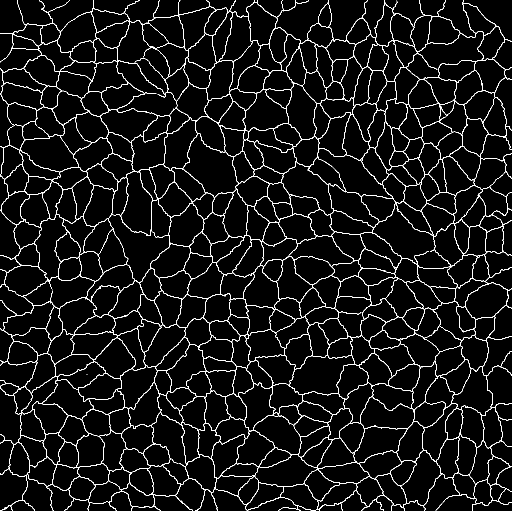
#> input picture data/raw/field104_endothelial_junctions_annotator1.tif, 1024 x 1022 px (shown at 1/2 size)
$ python compare_annotations.py
#> lines starting #> are read from the running program, lines starting #| are printed output that depends on the picture; after the words box and inside, x2 and y2 are one past the last pixel; in counts of white or black regions, pixels touching at a corner belong together
"""Turn the two annotators' PECAM outlines into cell instances and compare them with Cellpose-on-predicted-PECAM."""
import numpy as np
import tifffile
from scipy import ndimage as ndi
from skimage.measure import label
from skimage.segmentation import clear_border, expand_labels

from common.paths import RAW as U
a1 = tifffile.imread(U + "field104_endothelial_junctions_annotator1.tif") > 0
#> a1: shape (1022, 1024) bool; 5.4% white in thin lines or dots
a2 = tifffile.imread(U + "field104_endothelial_junctions_annotator2.tif") > 0
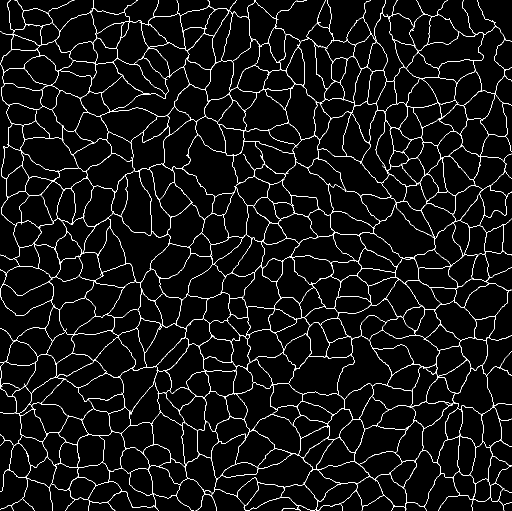
#> input picture data/raw/field104_endothelial_junctions_annotator2.tif, 1024 x 1022 px (shown at 1/2 size)
#> a2: shape (1022, 1024) bool; 4.4% white in thin lines or dots
cp = tifffile.imread(U + "field104_pix2pix_pecam1_cellpose_cell_labels.tif")[1:1023].astype(int)   # Cellpose on predicted PECAM (row 0 = padding)
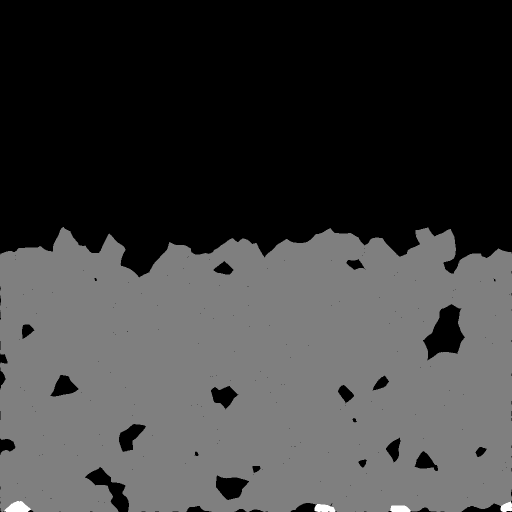
#> input picture data/raw/field104_pix2pix_pecam1_cellpose_cell_labels.tif, 1024 x 1024 px (shown at 1/2 size)
#> cp: shape (1022, 1024) int64; 516 distinct labels, from 0 to 515


def lines_to_cells(lines):
    lab = label(~lines, connectivity=1)          # regions enclosed by the drawn lines
#> lab: shape (1022, 1024) int32; 487 distinct labels, from 0 to 486
    lab = expand_labels(lab, 2)                  # give the line pixels back to the neighbouring cells
#> lab: shape (1022, 1024) int32; 486 distinct labels, from 1 to 486
    lab = clear_border(lab)                      # drop cells cut by the image edge
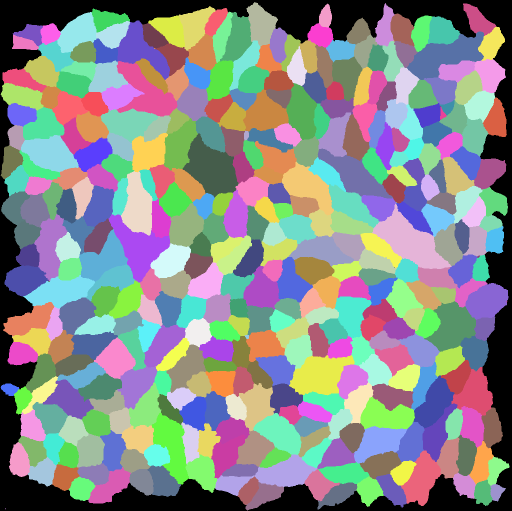
#> lab: shape (1022, 1024) int32 (shown at 1/2 size); 399 distinct labels, from 0 to 485; one colour per label, 0 black
    sizes = np.bincount(lab.ravel())
#> sizes = 486 values, max 127065 at index 0, min 0 at index 1, mean 2153.3
    small = np.isin(lab, np.where(sizes < 150)[0])  # drop slivers between double-drawn lines (< 63 um^2)
#> small: shape (1022, 1024) bool; 0.01% white; 16 white regions (15 under 20 px), largest, box (x1, y1, x2, y2) and area: (489, 669, 498, 678) 56
    lab[small] = 0
#> lab: shape (1022, 1024) int32; 383 distinct labels, from 0 to 463
    return lab


def match(gt, pr, thr=0.5):
    """Greedy one-to-one matching on IoU; returns TP, FP, FN, F1, mean IoU of matches."""
    g_ids, p_ids = np.unique(gt[gt > 0]), np.unique(pr[pr > 0])
    pairs = {}
    m = (gt > 0) & (pr > 0)
    for g, p in zip(gt[m], pr[m]):
        pairs[(g, p)] = pairs.get((g, p), 0) + 1
    ga = dict(zip(*np.unique(gt[gt > 0], return_counts=True)))
    pa = dict(zip(*np.unique(pr[pr > 0], return_counts=True)))
    ious = sorted(((inter / (ga[g] + pa[p] - inter), g, p) for (g, p), inter in pairs.items()), reverse=True)
    used_g, used_p, matched = set(), set(), []
    for iou, g, p in ious:
        if iou < thr:
            break
        if g not in used_g and p not in used_p:
            used_g.add(g); used_p.add(p); matched.append(iou)
    tp = len(matched); fp = len(p_ids) - tp; fn = len(g_ids) - tp
    return tp, fp, fn, 2 * tp / (2 * tp + fp + fn), float(np.mean(matched)) if matched else 0.0


L1, L2 = lines_to_cells(a1), lines_to_cells(a2)
#> in lines_to_cells (call 2), `lab = label(~lines, connectivity=1)`: lab: shape (1022, 1024) int32; 492 distinct labels, from 0 to 491
#> in lines_to_cells (call 2), `lab = expand_labels(lab, 2)`:
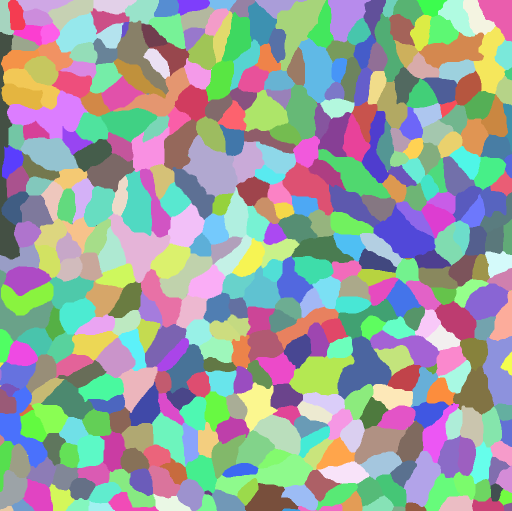
#> lab: shape (1022, 1024) int32 (shown at 1/2 size); 491 distinct labels, from 1 to 491; one colour per label, 0 black
#> in lines_to_cells (call 2), `lab = clear_border(lab)`:
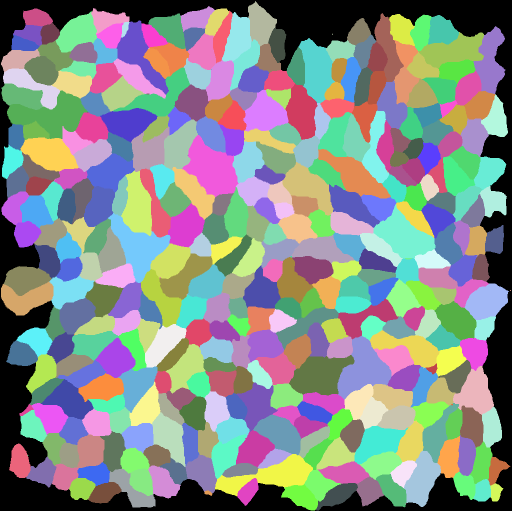
#> lab: shape (1022, 1024) int32 (shown at 1/2 size); 416 distinct labels, from 0 to 487; one colour per label, 0 black
#> in lines_to_cells (call 2), `sizes = np.bincount(lab.ravel())`: sizes = 488 values, max 135219 at index 0, min 0 at index 1, mean 2144.5
#> in lines_to_cells (call 2), `small = np.isin(lab, np.where(sizes < 150)[0])`: small: shape (1022, 1024) bool; 0.03% white; 44 white regions (42 under 20 px), largest, box (x1, y1, x2, y2) and area: (409, 981, 425, 992) 109, (810, 516, 824, 519) 35
#> in lines_to_cells (call 2), `lab[small] = 0`: lab: shape (1022, 1024) int32; 370 distinct labels, from 0 to 471
CP = clear_border(cp.copy())
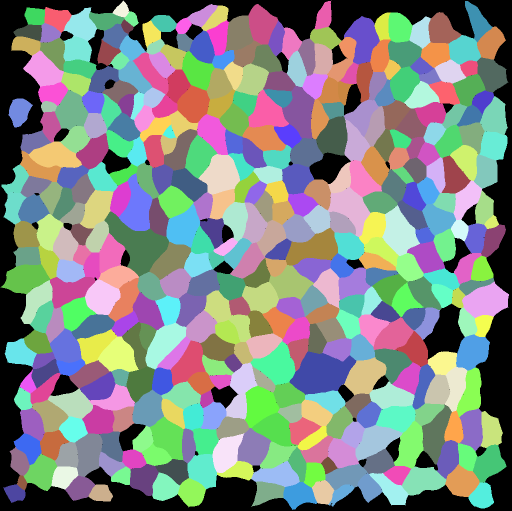
#> CP: shape (1022, 1024) int64 (shown at 1/2 size); 431 distinct labels, from 0 to 496; one colour per label, 0 black
# compare only where both annotators drew cells (their annotated area)


print("cells: annotator 1", len(np.unique(L1)) - 1, "| annotator 2", len(np.unique(L2)) - 1, "| Cellpose", len(np.unique(CP)) - 1)
#| cells: annotator 1 382 | annotator 2 369 | Cellpose 430
for name, gt, pr in [("annotator 2 vs annotator 1", L1, L2), ("Cellpose(pred) vs annotator 1", L1, CP),
                     ("Cellpose(pred) vs annotator 2", L2, CP)]:
    tp, fp, fn, f1, miou = match(gt, pr)
    print(f"{name:32s} TP {tp:4d} FP {fp:4d} FN {fn:4d}  F1@IoU0.5 {f1:.3f}  mean IoU of matches {miou:.3f}")
#> this loop made 3 passes
#> (name, tp, fp, fn, f1, miou) on passes 1 to 3: ('annotator 2 vs annotator 1', 337, 32, 45, 0.897, 0.874), ('Cellpose(pred) vs annotator 1', 317, 113, 65, 0.781, 0.688), ('Cellpose(pred) vs annotator 2', 298, 132, 71, 0.746, 0.683)
#| annotator 2 vs annotator 1       TP  337 FP   32 FN   45  F1@IoU0.5 0.897  mean IoU of matches 0.874
#| Cellpose(pred) vs annotator 1    TP  317 FP  113 FN   65  F1@IoU0.5 0.781  mean IoU of matches 0.688
#| Cellpose(pred) vs annotator 2    TP  298 FP  132 FN   71  F1@IoU0.5 0.746  mean IoU of matches 0.683
#> pass 3, in match (call 3), `m = (gt > 0) & (pr > 0)`:
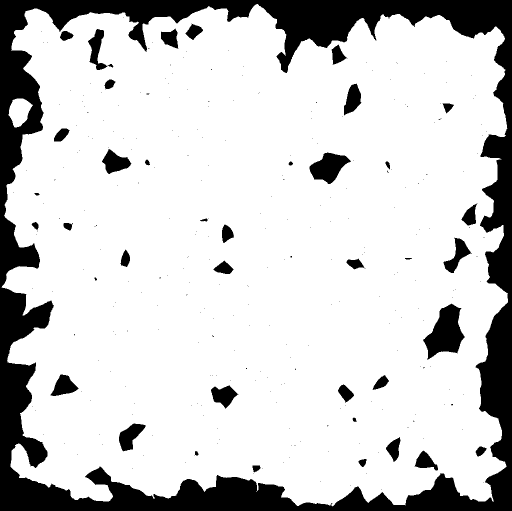
#> m: shape (1022, 1024) bool (shown at 1/2 size); 81.2% white; 305 black regions (264 under 20 px), largest, box (x1, y1, x2, y2) and area: (0, 0, 1024, 1022) 167199, (846, 607, 930, 720) 5205, (619, 305, 702, 368) 2976
np.save("panel_c_step3/L1.npy", L1); np.save("panel_c_step3/L2.npy", L2)
